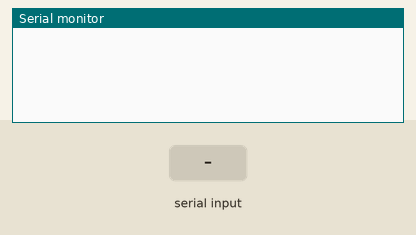
A sketch run on a simulated Arduino Uno, built with avr-gcc and run on an emulated ATmega328P. Shown: the last lines printed to the serial monitor. Inputs (shaded band) come from the test bench.

Above: at 1.2 s.
1.3 s: "x\n" received over Serial
At 2.5 s:
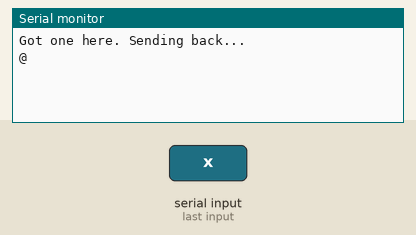
2.8 s: byte 64 ('@') received over Serial
At 4.0 s:
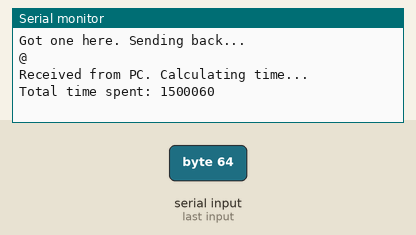
4.3 s: "@\n" received over Serial
At 5.3 s:
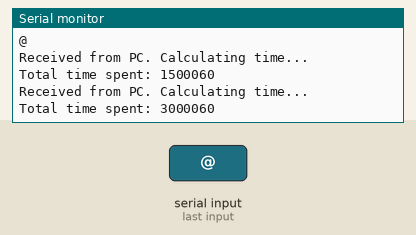

Measured:
- after the input at 1.3 s, the serial monitor: prints a new line at once (image 1)
- after the input at 2.8 s, the serial monitor: prints a new line at once (image 2)
- after the input at 4.3 s, the serial monitor: prints a new line at once (image 3)

The sketch:

latency_test2.ino
```cpp
void setup() {
  Serial.begin(9600);
  Serial.flush();
}

unsigned long StartTime;
unsigned long CurrentTime;
unsigned long ElapsedTime;

void loop() {
  if (Serial.available()) {
    byte c = Serial.read();
    if (c == 'x') {
      Serial.print("Got one here. Sending back...\n");
      StartTime = micros();
      CurrentTime = micros();
      Serial.print("@\n");
      //Serial.send_now();
    }
    if (c== '@') {
      Serial.print("Received from PC. Calculating time...\n");
      CurrentTime = micros();
      ElapsedTime = CurrentTime - StartTime;
      String message = String("Total time spent: " + String(ElapsedTime) + "\n");
      Serial.print(message);
      //Serial.send_now();
    }
  }
}
```
